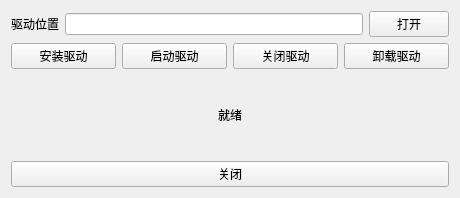
<?xml version="1.0" encoding="UTF-8"?>
<ui version="4.0">
 <class>Widget</class>
 <widget class="QWidget" name="Widget">
  <property name="geometry">
   <rect>
    <x>0</x>
    <y>0</y>
    <width>460</width>
    <height>198</height>
   </rect>
  </property>
  <property name="windowTitle">
   <string>驱动加载器</string>
  </property>
  <layout class="QGridLayout" name="gridLayout">
   <item row="1" column="0" colspan="2">
    <layout class="QHBoxLayout" name="horizontalLayout_2">
     <item>
      <widget class="QPushButton" name="Install">
       <property name="text">
        <string>安装驱动</string>
       </property>
      </widget>
     </item>
     <item>
      <widget class="QPushButton" name="Start">
       <property name="text">
        <string>启动驱动</string>
       </property>
      </widget>
     </item>
     <item>
      <widget class="QPushButton" name="Close">
       <property name="text">
        <string>关闭驱动</string>
       </property>
      </widget>
     </item>
     <item>
      <widget class="QPushButton" name="UnInstall">
       <property name="text">
        <string>卸载驱动</string>
       </property>
      </widget>
     </item>
    </layout>
   </item>
   <item row="3" column="0" colspan="2">
    <widget class="QPushButton" name="pushButton_6">
     <property name="font">
      <font>
       <family>楷体</family>
      </font>
     </property>
     <property name="text">
      <string>关闭</string>
     </property>
    </widget>
   </item>
   <item row="0" column="0" colspan="2">
    <layout class="QHBoxLayout" name="horizontalLayout">
     <item>
      <widget class="QLabel" name="Address">
       <property name="text">
        <string>驱动位置</string>
       </property>
      </widget>
     </item>
     <item>
      <widget class="QLineEdit" name="File_Name"/>
     </item>
     <item>
      <widget class="QPushButton" name="Open_File">
       <property name="text">
        <string>打开</string>
       </property>
      </widget>
     </item>
    </layout>
   </item>
   <item row="2" column="0" colspan="2" alignment="Qt::AlignHCenter">
    <widget class="QLabel" name="label">
     <property name="text">
      <string>就绪</string>
     </property>
    </widget>
   </item>
  </layout>
 </widget>
 <tabstops>
  <tabstop>File_Name</tabstop>
  <tabstop>Open_File</tabstop>
  <tabstop>Install</tabstop>
  <tabstop>Start</tabstop>
  <tabstop>Close</tabstop>
  <tabstop>UnInstall</tabstop>
  <tabstop>pushButton_6</tabstop>
 </tabstops>
 <resources/>
 <connections>
  <connection>
   <sender>pushButton_6</sender>
   <signal>clicked()</signal>
   <receiver>Widget</receiver>
   <slot>close()</slot>
   <hints>
    <hint type="sourcelabel">
     <x>176</x>
     <y>108</y>
    </hint>
    <hint type="destinationlabel">
     <x>187</x>
     <y>271</y>
    </hint>
   </hints>
  </connection>
 </connections>
</ui>
